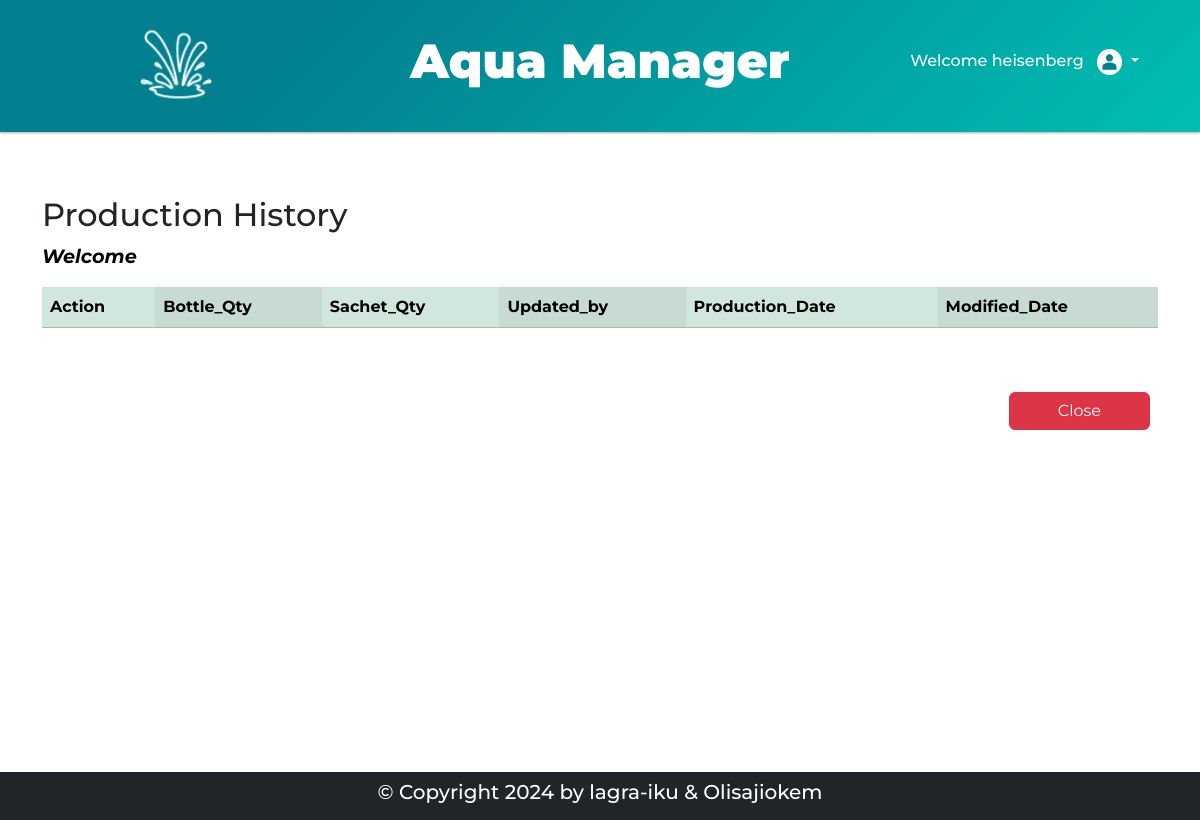
Page /production_content (signed in) on the earlier database version.
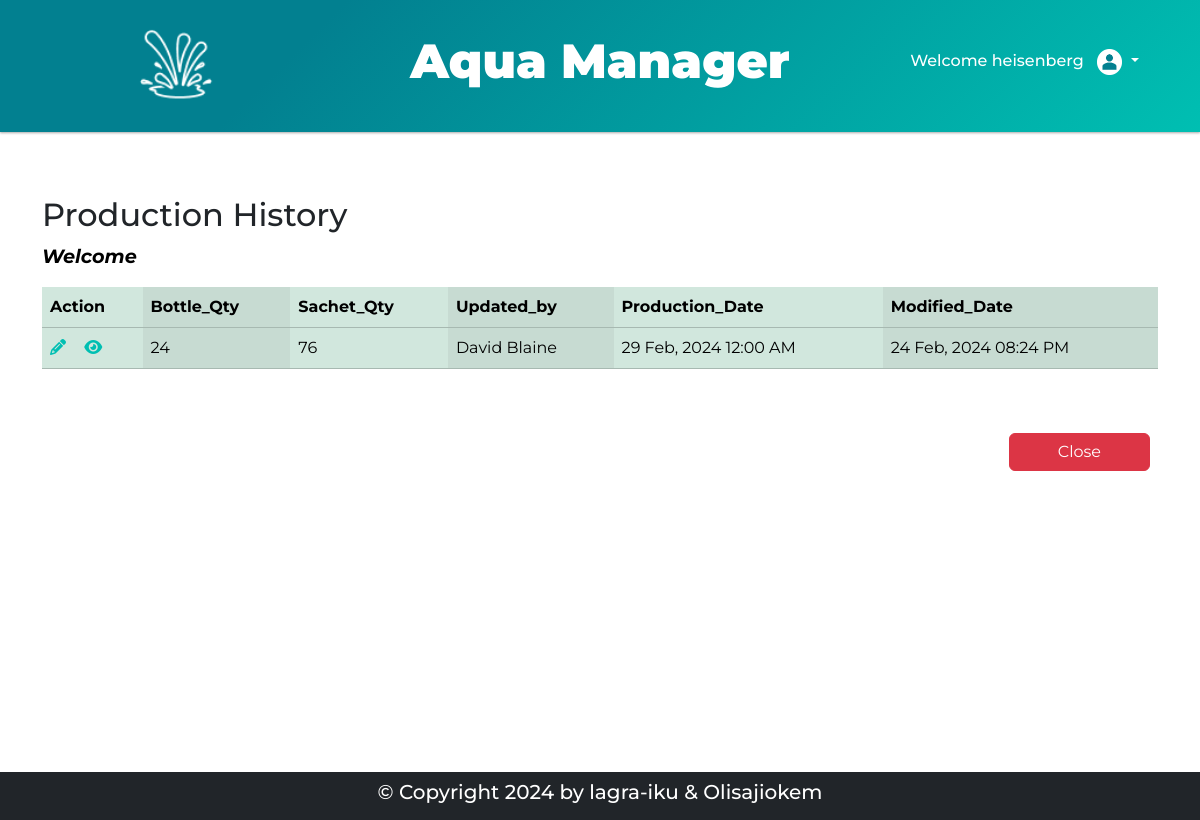
Same page on the later database version.
### models.py (models this page shows, shortened)
class Production_records(db.Model):
    id = db.Column(db.Integer, primary_key=True, autoincrement=True)
    bottle_qty = db.Column(db.Integer)
    sachet_qty = db.Column(db.Integer)
    factory_worker = db.Column(db.String(255), nullable=False)
    production_date = db.Column(db.Date)
    created_date = db.Column(db.DateTime, default=datetime.utcnow)
    modified_date = db.Column(db.DateTime, default=datetime.utcnow, onupdate=datetime.utcnow)

### routes.py (the view)
@main_bp.route('/production_content', methods=['GET', 'POST'])
def production_content():
    username = session.get("username")
    if username == None:
        flash("Please login to access this page", "warning")
        return redirect (url_for("main.login"))
    else:
        prod_records = Production_records.query.order_by(desc(Production_records.modified_date)).all()
        return render_template('admin/production_content.html', x=prod_records, username=username)

### templates/admin/production_content.html (shortened to what this page needs)
{% extends 'index.html' %}
{% block content %}
    <div class="container">
        <div class="row my-5">
            <h2 class="">Production History</h2>
            <P style="color: black; font-style: italic; font-size: larger;"><span class="fw-bolder">Welcome {{ fullname }}</span></P>
            <div class="table-responsive">
                <table class="table table-success table-striped-columns">
                    <thead>
                        <tr>
                            <th scope="col-sm-1">Action</th>
                            <th scope="col-sm-1">Bottle_Qty</th>
                            <th scope="col-sm-1">Sachet_Qty</th>
                            <th scope="col-sm-2">Updated_by</th>
                            <th scope="col-sm-2">Production_Date</th>
                            <th scope="col-sm-2">Modified_Date</th>
                        </tr>
                        </thead>
                        <tbody>
                        {% for item in x %}
                        <tr>
                            <th scope="row">
                            <a class="" href="{{ url_for('main.edit_production', id=item.id ) }}"><i class="fa-solid fa-pencil txt-teal"></i></a>&nbsp; &nbsp;
                            <a class="" href="{{ url_for('main.display_production', id=item.id) }}"><i class="fa-solid fa-eye txt-teal"></i></a>
                            </th>
                            <td>{{ item.bottle_qty }}</td>
                            <td>{{ item.sachet_qty }}</td>
                            <td>{{ item.factory_worker }}</td>
                            <td>{{ item.production_date.strftime('%d %b, %Y %I:%M %p') }}</td>
                            <td>{{ item.modified_date.strftime('%d %b, %Y %I:%M %p') }}</td>
                        </tr>
                        {% endfor %}
                        </tbody>
                </table>
                </div>
        </div>
            <div class="d-flex flex-row-reverse my-5">
                <a class="btn btn-danger mx-2 px-5" href="{{ url_for('main.admin') }}" role="button">Close</a>
            </div>
    </div>
{% endblock %}

Differences in the rows shown:
added Production_records: bottle_qty "24", sachet_qty "76", factory_worker "David Blaine", production_date "29 Feb, 2024 12:00 AM", modified_date "24 Feb, 2024 08:24 PM"
